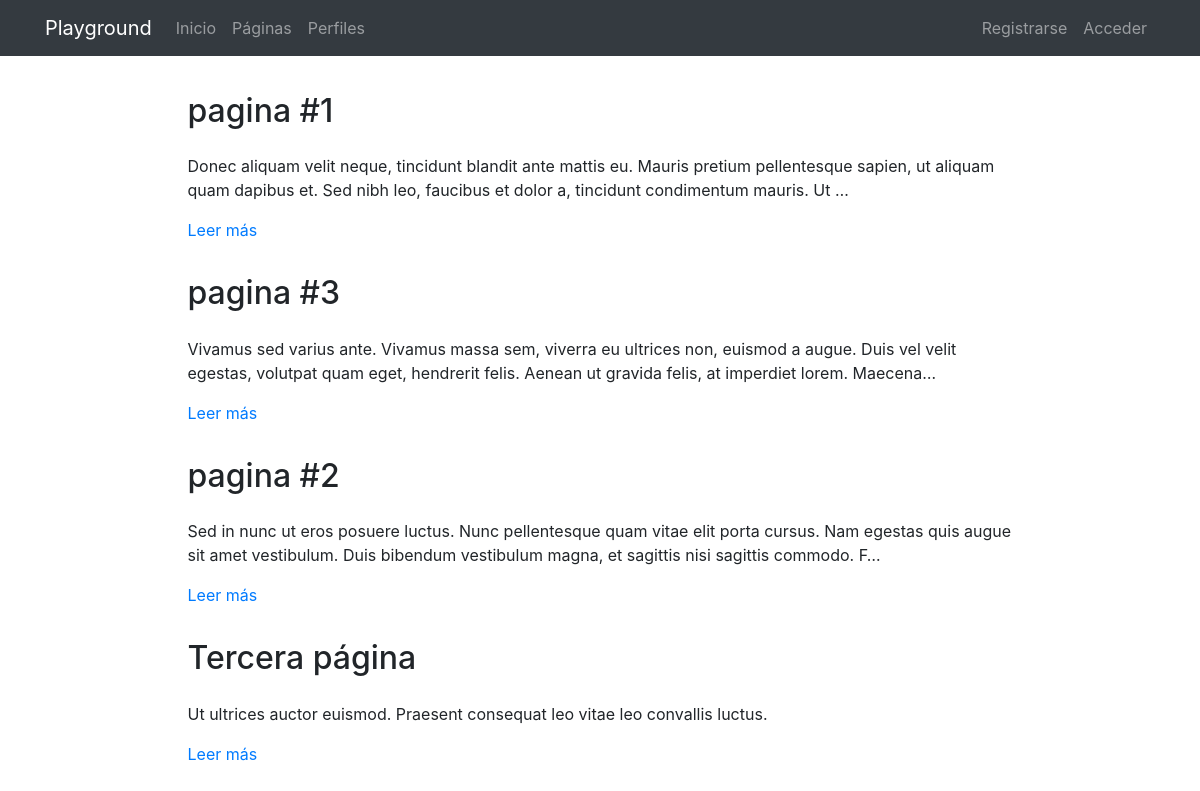
The page /pages/ on the database its author committed.
### pages/models.py (models this page shows, shortened)
class Page(models.Model):
    title = models.CharField(verbose_name="Título", max_length=200)
    content = RichTextField(verbose_name="Contenido")
    order = models.SmallIntegerField(verbose_name="Orden", default=0)
    created = models.DateTimeField(auto_now_add=True, verbose_name="Fecha de creación")
    updated = models.DateTimeField(auto_now=True, verbose_name="Fecha de edición")
    class Meta:
        verbose_name = "página"
        verbose_name_plural = "páginas"
        ordering = ['order', 'title']

### pages/views.py (the view)
# urls.py: path('', PageListView.as_view(), name='pages'),
class PageListView(ListView):
    model = Page

### pages/templates/pages/page_list.html (shortened to what this page needs)
{% extends 'core/base.html' %}
{% load static %}
{% block content %}
<main role="main">
  <div class="container mb-4">
    {% for page in page_list %}
      <div class="row mt-3">
        <div class="col-md-9 mx-auto">
          <h2 class="mb-4">{{page.title}}</h2>
          <div>
            <p>{{page.content|striptags|safe|truncatechars:"200"}}</p>
            <p><a href="{% url 'pages:page' page.id page.title|slugify %}">Leer más</a>
            </p>
          </div>
        </div>
      </div>
    {% endfor %}
  </div>
</main>
{% endblock %}

### core/templates/core/base.html (shortened to what this page needs)
<!DOCTYPE html>
<html lang="es">
  <head>
    {% load static %}
    <link href="{% static 'core/vendor/bootstrap/css/bootstrap.min.css' %}" rel="stylesheet">
    <link href="{% static 'core/vendor/font-awesome/css/font-awesome.min.css' %}" rel="stylesheet" type="text/css">
    <link href="{% static 'core/css/main.css' %}" rel="stylesheet">
  </head>
  <body>
    <body>
      <nav class="navbar navbar-expand-lg navbar-dark bg-dark">
        <div class="container">
          <a class="navbar-brand" href="{% url 'home' %}">Playground</a>
          <div class="collapse navbar-collapse" id="ned">
            <ul class="navbar-nav mr-auto">
              <li class="nav-item">
                <a class="nav-link" href="{% url 'home' %}">Inicio</a>
              </li>
              <li class="nav-item">
                <a class="nav-link" href="{% url 'pages:pages' %}">Páginas</a>
              </li>
              <li class="nav-item">
                <a class="nav-link" href="{% url 'profiles:plist' %}">Perfiles</a>
              </li>
            </ul>
            <ul class="navbar-nav">
              {% if not request.user.is_authenticated %}
              <li class="nav-item">
                <a class="nav-link" href="{% url 'signup' %}">Registrarse</a>
              </li>
              <li class="nav-item">
                <a class="nav-link" href="{% url 'login' %}">Acceder</a>
              </li>
              {% endif %}
            </ul>
          </div>
        </div>
      </nav>
      {% block content %}{% endblock %}
  </body>
</html>

### pages/templates/pages/includes/_pages_menu.html (shortened to what this page needs)
{% load static %}

### core/static/core/css/main.css (style rules this page uses)
main { padding-top: 20px; }
:root { --jumbotron-padding-y: 3rem; }

### rows shown on the page
Page: title "pagina #1", content "Donec aliquam velit neque, tincidunt blandit ante mattis eu. Mauris pretium pellentesque sapien, ut aliquam quam dapibus et. Sed nibh leo, faucibus et dolor a, tincidunt condimentum mauris. Ut …"
Page: title "pagina #3", content "Vivamus sed varius ante. Vivamus massa sem, viverra eu ultrices non, euismod a augue. Duis vel velit egestas, volutpat quam eget, hendrerit felis. Aenean ut gravida felis, at imperdiet lorem. Maecena…"
Page: title "pagina #2", content "Sed in nunc ut eros posuere luctus. Nunc pellentesque quam vitae elit porta cursus. Nam egestas quis augue sit amet vestibulum. Duis bibendum vestibulum magna, et sagittis nisi sagittis commodo. F…"
Page: title "Tercera página", content "Ut ultrices auctor euismod. Praesent consequat leo vitae leo convallis luctus."
